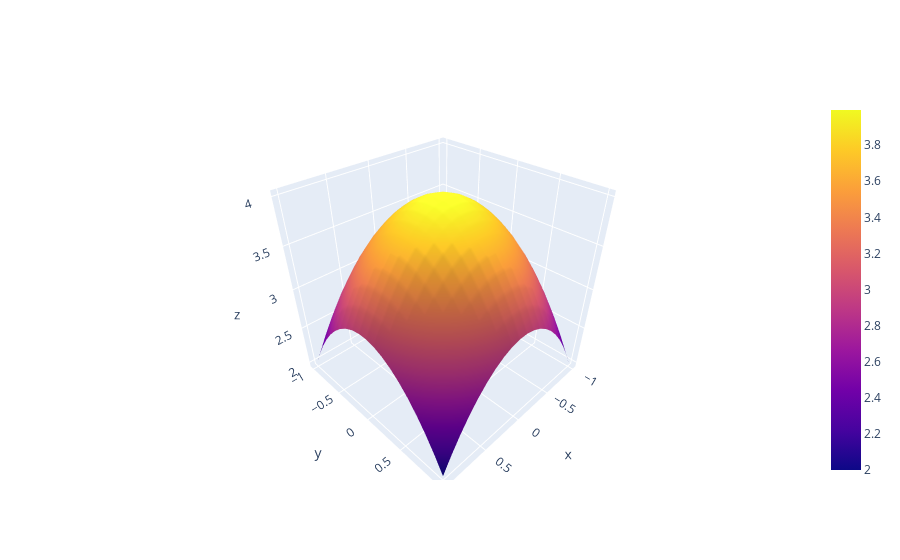

The notebook cell this image was saved under:
### Markdown cell above
Vamos calcular a integral da função 

$ f(x,y) = 4 - x^2 - y^2 $

no domínio

$-1 \leq x \leq 1$ e $-1 \leq y \leq 1$.

O valor da integral será igual ao volume do sólido entre o gráfico (parabolóide) e o domínio no plano $xy$.

### Code cell
# HIDE CODE
points = 20

x = np.linspace(-1, 1, points)
y = np.linspace(-1, 1, points)

xGrid, yGrid = np.meshgrid(x, y)

z = 4 - xGrid**2 - yGrid**2

fig = go.Figure(data=[go.Surface(x=x, y=y,z=z)])

fig.show()

### Figure 1 — Plotly figure (JSON) as saved in the notebook; plotly's stock layout.template omitted (floating-point values rounded to 4 significant figures; data arrays with more than 128 entries replaced by an {"elided": "..."} marker saying what was removed)
{"data": [{"type": "surface", "x": [-1, -0.8947, -0.7895, -0.6842, -0.5789, -0.4737, -0.3684, -0.2632, -0.1579, -0.05263, 0.05263, 0.1579, 0.2632, 0.3684, 0.4737, 0.5789, 0.6842, 0.7895, 0.8947, 1], "y": [-1, -0.8947, -0.7895, -0.6842, -0.5789, -0.4737, -0.3684, -0.2632, -0.1579, -0.05263, 0.05263, 0.1579, 0.2632, 0.3684, 0.4737, 0.5789, 0.6842, 0.7895, 0.8947, 1], "z": {"elided": "20x20 float values"}}], "layout": {}}
